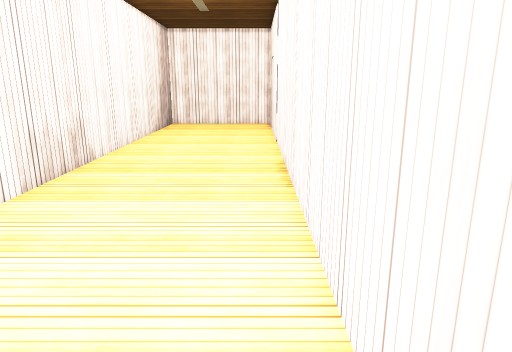
[1] (above)

14 first-person views from a walk through a Unity game level. The camera is 1.5 m above the floor, tilts 14° down and sees 70° across. The floor is counted in squares, 0.5 m on a side. Each view is taken from the middle of a square. On the plan, view 1 faces up. The plan holds only what a view shows up to about 20 squares ahead; the rest is blank. The place goes on beyond the plan. The player is left out. Some animated figures are not drawn. Surface patterns are stand-ins for the level's own textures.

[2]
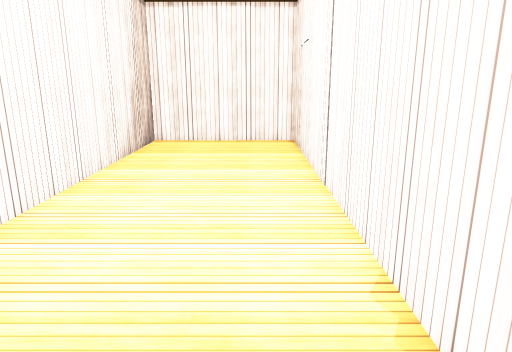

[3]
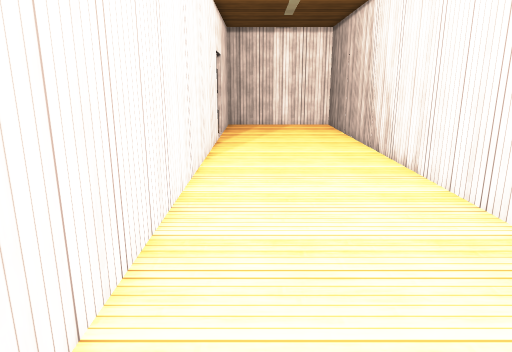

[4]
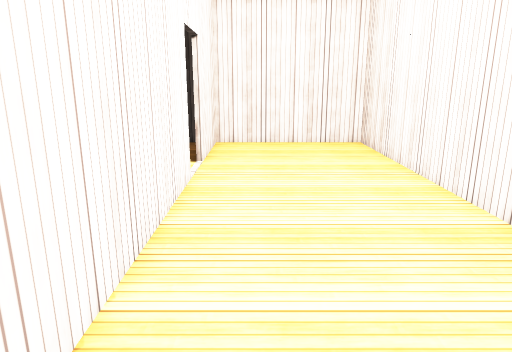

[5]
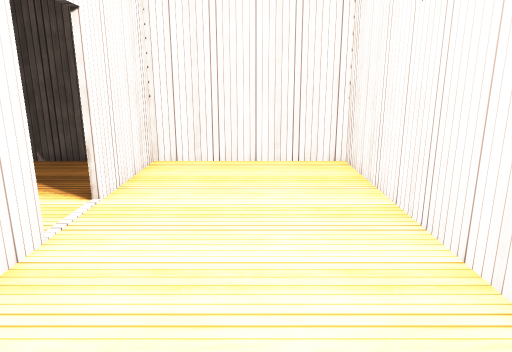

[6]
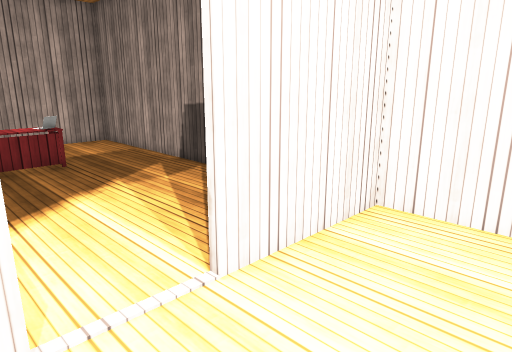

[7]
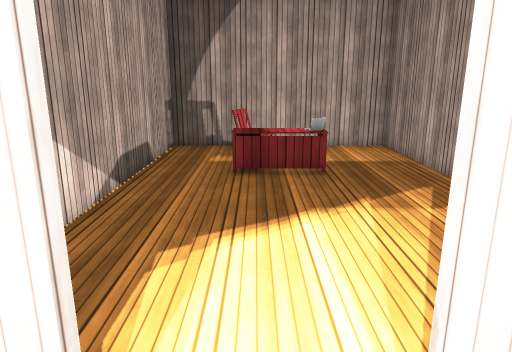

[8]
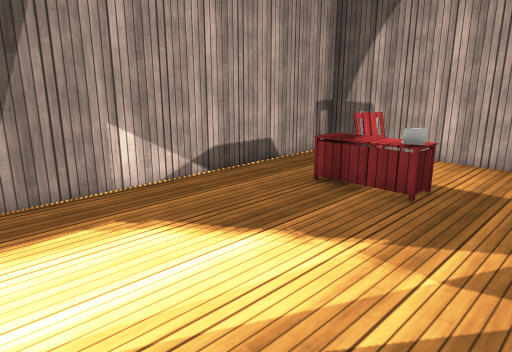

[9]
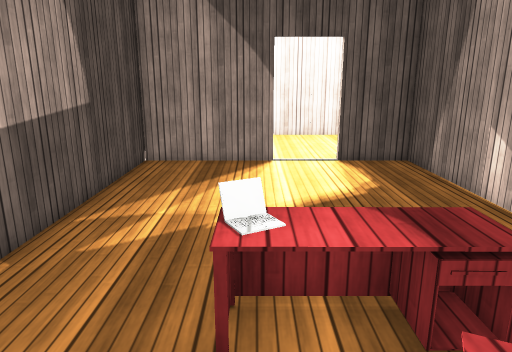

[10]
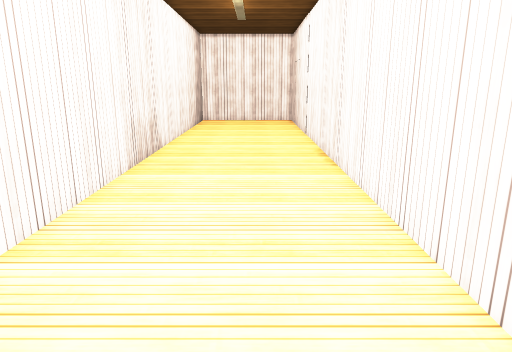

[11]
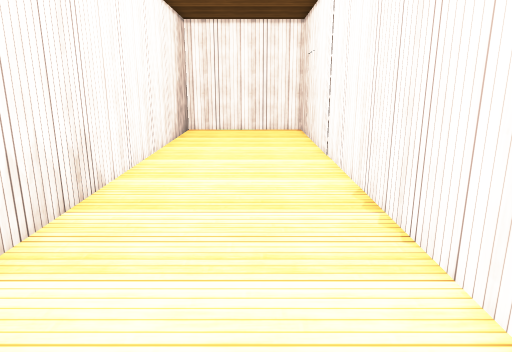

[12]
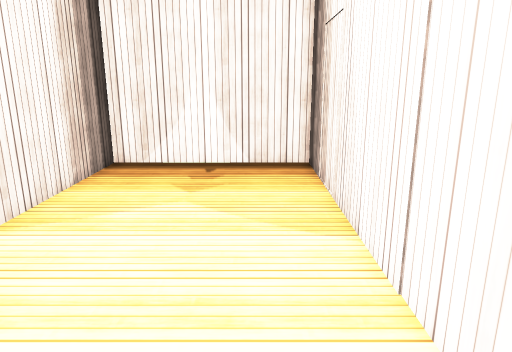

[13]
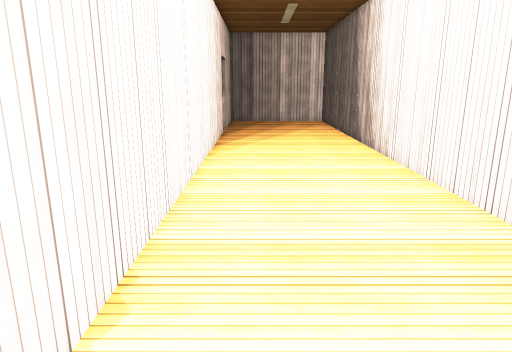

[14]
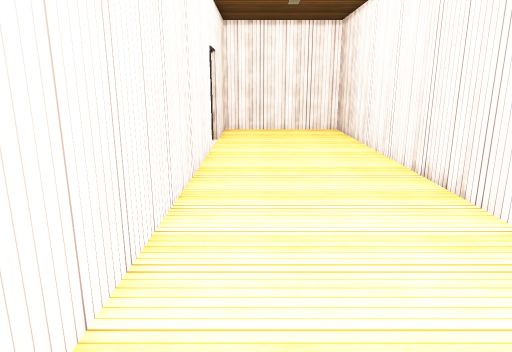

### Floor plan
Points are (right, up) in squares from view 1. A wall is a line through its corners. A room is listed if a view was taken in it or the views show most of it. See-through windows are left out.
Room 1 (views 1, 2, 3, 4, 5, 6, 7, 10, 11, 12, 13, 14)
walls: (1.1, -7.8) (1.1, 29.2) (-6.6, 29.2) (-6.6, -15.5) (0.9, -15.5); (1.1, -15.5) (1.1, -10.2)
ways out: opening at (1, -9) to room 2
Room 2 (views 8, 9)
walls: (1.4, -10.2) (1.4, -15.5); (0.9, -15.5) (17.4, -15.5) (17.4, -4.8) (1.4, -4.8) (1.4, -7.8)
ways out: opening at (1, -9) to room 1
objects: table (11, -11) to (13, -8); laptop (12, -11); chair (14, -9) to (15, -8)

Positions as (right, up) in squares from view 1, and headings:
1: (0, 0), facing up
2: (-1, 9), facing up
3: (-1, 13), facing down
4: (-1, 4), facing down
5: (-3, -1), facing down
6: (-3, -7), facing down-right
7: (-1, -9), facing right
8: (2, -15), facing up-right
9: (16, -11), facing left
10: (-2, -3), facing up
11: (-2, 4), facing up
12: (-1, 15), facing up
13: (-1, 16), facing down
14: (-1, 10), facing down
